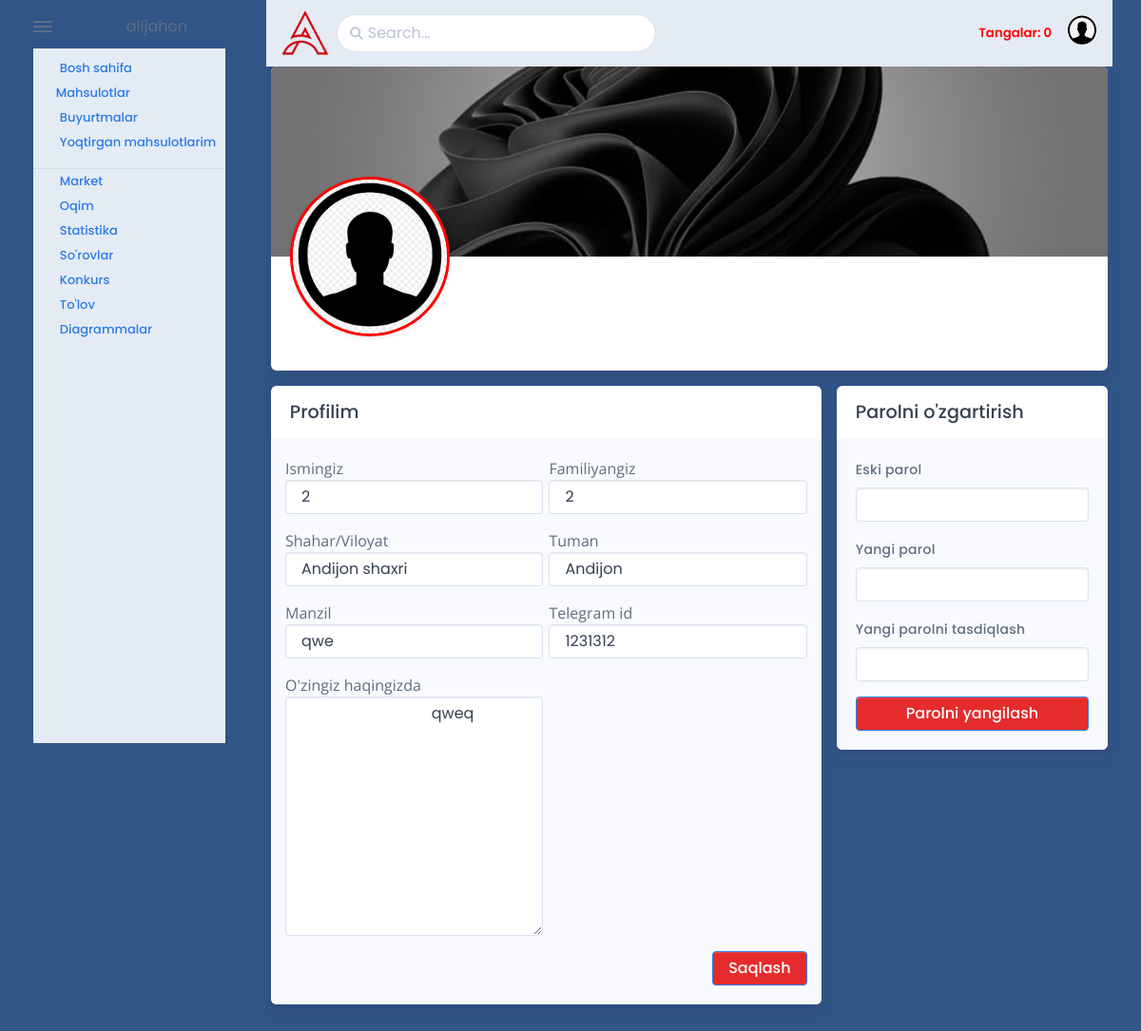
The app's page /profile/ (signed in) with its own data.
### apps/models.py (models this page shows)
class User(AbstractUser):
    class RoleType(TextChoices):
        ADMIN = 'admin', 'Admin'
        USER = 'user', 'User'
        OPERATOR = 'operator', 'Operator'
    objects = CustomUserManager()
    USERNAME_FIELD = 'phone_number'
    REQUIRED_FIELDS = []
    username = None
    phone_number = CharField(max_length=20, unique=True)
    district = ForeignKey('District', on_delete=SET_NULL, null=True, blank=True)
    address = TextField()
    telegram_id = BigIntegerField(unique=True, blank=True, null=True)
    about = TextField(blank=True, null=True)
    role = CharField(max_length=10, choices=RoleType, default=RoleType.USER)
    full_name = CharField(max_length=255, blank=True, null=True)
    profile_image = ImageField(upload_to='profile_images/', blank=True, null=True)
    balance = DecimalField(max_digits=15, decimal_places=2, default=0.00, verbose_name="Balans")

class Region(Model):
    name = CharField(max_length=255)

class District(Model):
    name = CharField(max_length=255)
    region = ForeignKey('Region', on_delete=CASCADE)

### apps/views.py (the view, shortened to what this page needs)
# urls.py: path('profile/', ProfileFormView.as_view(), name='profile'),
class ProfileFormView(LoginRequiredMixin, FormView):
    template_name = 'apps/idk/profile.html'
    form_class = ProfileUpdateForm
    success_url = reverse_lazy('profile')
    def get_context_data(self, **kwargs):
        context = super().get_context_data(**kwargs)
        context['regions'] = Region.objects.all()
        return context

### apps/forms.py (shortened to what this page needs)
class ProfileUpdateForm(Form):
    first_name = CharField(required=False)
    last_name = CharField(required=False)
    district_id = CharField(required=False)
    address = CharField(required=False)
    telegram_id = IntegerField(required=False)
    about = CharField(required=False)

### templates/apps/idk/profile.html (shortened to what this page needs)
{% extends 'apps/include_base/include.html' %}
{% load static %}
{% block body %}
    <div class="card mb-3 btn-reveal-trigger">
        <div class="card-header position-relative min-vh-25 mb-8">
            <div class="avatar avatar-5xl avatar-profile shadow-sm img-thumbnail rounded-circle">
                <div class="h-100 w-100 rounded-circle overflow-hidden position-relative">
                    <img src="{% static 'apps/assets/img/nouser.png' %}" width="200" alt=""
                         data-dz-thumbnail="data-dz-thumbnail">
                </div>
            </div>
        </div>
    </div>
    <div class="row g-0">
        <div class="col-lg-8 pe-lg-2">
            <div class="card mb-3">
                <div class="card-header">
                    <h5 class="mb-0">Profilim</h5>
                </div>
                <div class="card-body bg-light">
                    <form class="row g-3" action="{% url 'profile' %}" method="post">
                        <div class="col-lg-6">
                            Ismingiz
                            <input type="text" name="first_name" class="form-control" id="id_first_name"
                                   value="{{ request.user.first_name }}">
                        </div>
                        <div class="col-lg-6">
                            Familiyangiz
                            <input type="text" name="last_name" class="form-control" id="id_last_name"
                                   value="{{ request.user.last_name }}">
                        </div>
                        <div class="col-lg-6">
                            Shahar/Viloyat
                            <select name="region" class="form-control" id="id_region">
                                {% for region in regions %}
                                    <option value="{{ region.id }}"
                                            {% if request.user.district.region_id == region.id %}selected{% endif %}>
                                        {{ region.name }}
                                    </option>
                                {% endfor %}
                            </select>
                        </div>
                        <div class="col-lg-6">
                            Tuman
                            <select name="district_id" class="form-control" id="id_district">
                                {% if request.user.district %}
                                    <option value="{{ request.user.district.id }}"
                                            selected>{{ request.user.district.name }}</option>
                                {% endif %}
                            </select>
                        </div>
                        <div class="col-lg-6">
                            Manzil
                            <input type="text" name="address" class="form-control" maxlength="200" id="id_location"
                                   value="{{ request.user.address|default_if_none:'' }}">
                        </div>
                        <div class="col-lg-6">
                            Telegram id
                            <input type="text" name="telegram_id" class="form-control" id="id_telegram_id"
                                   value="{{ request.user.telegram_id|default_if_none:'' }}">
                        </div>
                        <div class="col-lg-6">
                            O'zingiz haqingizda
                            <textarea name="about" cols="40" rows="10" class="form-control" maxlength="399"
                                      id="id_description">
                                {{ request.user.about|default_if_none:'' }}
                            </textarea>
                        </div>
                        <div class="col-12 d-flex justify-content-end">
                            <button class="btn btn-primary" type="submit">Saqlash</button>
                        </div>
                    </form>
                </div>
            </div>
        </div>
        <div class="col-lg-4 ps-lg-2">
            <div class="sticky-sidebar">
                <div class="card mb-3">
                    <div class="card-header">
                        <h5 class="mb-0">Parolni o'zgartirish</h5>
                    </div>
                    <div class="card-body bg-light">
                        <form action="{% url 'change_password' %}" method="post">
                            <div class="mb-3">
                                <label class="form-label" for="old-password">Eski parol</label>
                                <input class="form-control" name="old" id="old-password" type="password" required>
                            </div>
                            <div class="mb-3">
                                <label class="form-label" for="new-password">Yangi parol</label>
                                <input class="form-control" name="new" id="new-password" type="password" required>
                            </div>
                            <div class="mb-3">
                                <label class="form-label" for="confirm-password">Yangi parolni tasdiqlash</label>
                                <input class="form-control" name="confirm" id="confirm-password" type="password"
                                       required>
                            </div>
                            <button class="btn btn-primary d-block w-100" type="submit">Parolni yangilash</button>
                        </form>
                    </div>
                </div>
            </div>
        </div>
    </div>
{% endblock %}

### apps/static/apps/assets/css/style.css (style rules this page uses)
body { background-color: #315587; }
.img-thumbnail { padding: 0px; border: 3px solid #f00; }
.row>* { padding-right: calc(var(--falcon-gutter-x) * 0.2); padding-left: calc(var(--falcon-gutter-x) * 0.2); }
.btn-primary, .navbar-vertical .btn-purchase, .tox .tox-menu__footer .tox-button:last-child, .tox .tox-dialog__footer .tox-button:last-child { color: #fff; background-color: #e52c2c; }

### records on screen
User: first_name "2", last_name "2", region "Andijon shaxri", district_id "Andijon", address "qwe", telegram_id "1231312", about "qweq"
